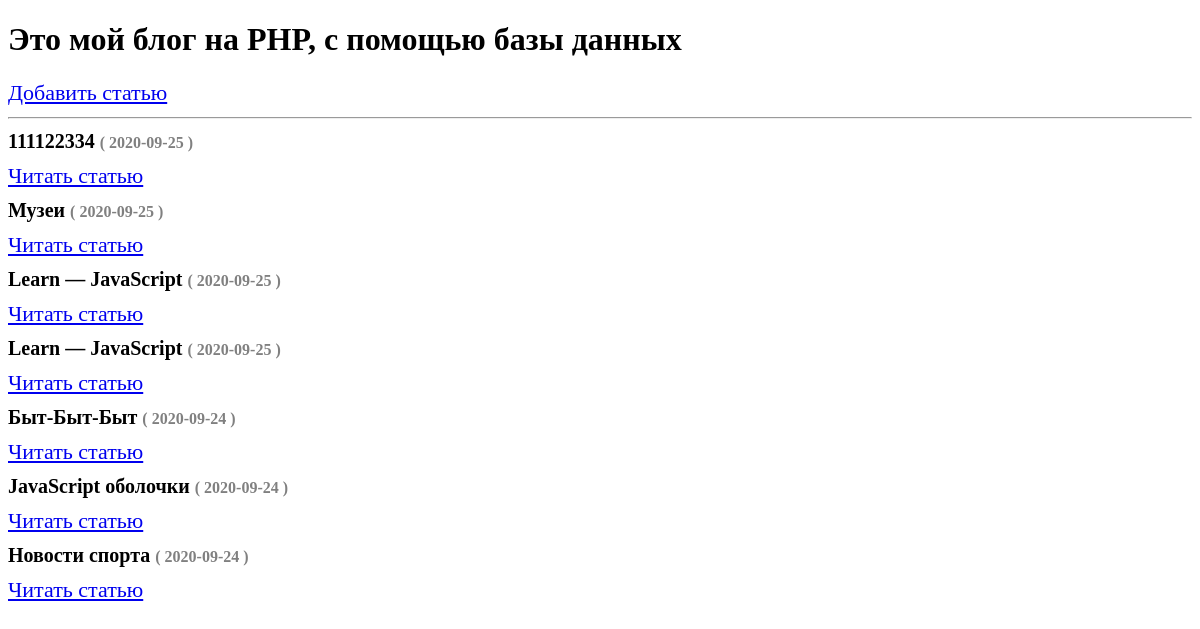
The page / on the database its author committed.
### tables this page shows
CREATE TABLE `articles` (
  `id_article` int(10) UNSIGNED NOT NULL,
  `id_category` smallint(5) UNSIGNED NOT NULL,
  `title` varchar(256) NOT NULL,
  `text` text NOT NULL,
  `addDate` timestamp NOT NULL DEFAULT current_timestamp()
);

### model/db.php (called while the page is built, shortened)
<?php
function getDBInstance(): PDO
{
    static $db;
    if ($db === null) {
        $db = new PDO('mysql:host=localhost;dbname=hw4_blog', 'root', '', [
            PDO::ATTR_DEFAULT_FETCH_MODE => PDO::FETCH_ASSOC
        ]);
        $db->exec('SET NAMES UTF8');
    }
    return $db;
}
function dbPrepareQuery(string $sql, array $inputParameters = []): PDOStatement
{
    $dbInstance = getDBInstance();
    $prepareSqlQuery = $dbInstance->prepare($sql);
    $prepareSqlQuery->execute($inputParameters);
    return $prepareSqlQuery;
}
function dbCheckErrors(PDOStatement $preparedSqlQuery): bool
{
    $errInfo = $preparedSqlQuery->errorInfo();
    return true;
}

### model/articles.php (called while the page is built, shortened)
<?php
include_once "model/db.php";
function getAllArticles(): array{
    $sql = "SELECT * FROM articles ORDER BY addDate DESC ";
    $preparedQuery = dbPrepareQuery($sql);
    return $preparedQuery->fetchAll();
}

### index.php (the view, shortened to what this page needs)
<?php
include_once "model/articles.php";
$articles = getAllArticles();
?>
<!DOCTYPE html>
<html lang="en">
    <head>
    </head>
    <body>
        <h1>Это мой блог на PHP, с помощью базы данных </h1>
        <a href="add.php">Добавить статью</a>
        <hr>
        <div class="articles">
            <? foreach ($articles as $article): ?>
                <div class="article">
                    <h4><?= $article['title'] ?>
                        <span class="title-article-date">( <?= substr($article['addDate'],
                                0,10)?> )</span></h4>
                    <a href="article.php?id=<?= $article['id_article'] ?>">Читать статью</a>
                </div>
            <? endforeach; ?>
        </div>
    </body>
</html>

### index.php (style rules this page uses)
* { font-size: 22px; }
h1 { font-size: 32px; }
h4 { font-size: 20px; margin: 10px 0; }
.title-article-date { font-size: 16px; color: gray; }

### rows shown on the page
articles: title "111122334", addDate "2020-09-25"
articles: title "Музеи", addDate "2020-09-25"
articles: title "Learn — JavaScript", addDate "2020-09-25"
articles: title "Learn — JavaScript", addDate "2020-09-25"
articles: title "Быт-Быт-Быт", addDate "2020-09-24"
articles: title "JavaScript оболочки", addDate "2020-09-24"
articles: title "Новости спорта", addDate "2020-09-24"
